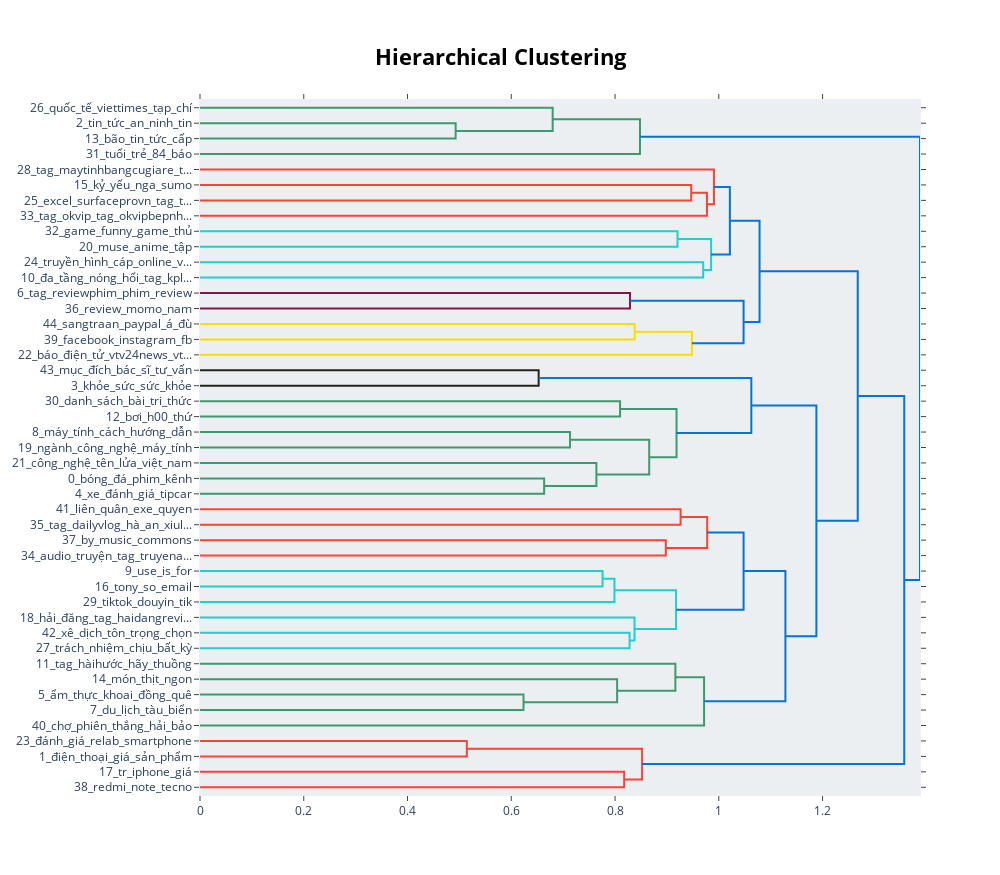

The cell this chart's notebook holds for it:
### Markdown cell above
# Agglomerative Clustering

### Code cell
from sklearn.cluster import AgglomerativeClustering
from sklearn.metrics import silhouette_score
from scipy.cluster.hierarchy import linkage, dendrogram
import matplotlib.pyplot as plt
from bertopic import BERTopic

# Agglomerative Clustering
print("=== Agglomerative Clustering (Hierarchical) ===")
agg = AgglomerativeClustering(
    n_clusters=best_k,          # dùng số cụm tốt nhất từ KMeans để đối chiếu
    metric='euclidean',        
    linkage='ward'              # phương pháp liên kết Ward 
)

agg_labels = agg.fit_predict(X)
agg_score = silhouette_score(X, agg_labels)
print(f"Agglomerative Clustering: {len(set(agg_labels))} cụm | silhouette={agg_score:.4f}")

# Vẽ dendrogram (500 điểm đầu)
print("\n=== Dendrogram trực quan cấu trúc phân cấp ===")
Z = linkage(X[:500], method='ward')
plt.figure(figsize=(10, 5))
dendrogram(Z, truncate_mode='level', p=5, no_labels=True)
plt.title("Cấu trúc phân cấp giữa các video (Agglomerative Dendrogram)")
plt.xlabel("Video samples")
plt.ylabel("Khoảng cách (Ward linkage)")
plt.show()

# Tạo và trực quan hóa cây chủ đề phân cấp bằng BERTopic
print("\n=== BERTopic Hierarchical Topics ===")
full_texts = pd.read_csv("stage1_desc_clean.csv", dtype=str)["description"].fillna("").tolist()

hier_topics = topic_model.hierarchical_topics(full_texts)
fig_hier = topic_model.visualize_hierarchy()

fig_hier.write_html("hierarchical_topics.html")
print("Saved interactive map: hierarchical_topics.html")
fig_hier.show()

### Figure 1 — Plotly figure (JSON) as saved in the notebook; plotly's stock layout.template omitted (floating-point values rounded to 4 significant figures)
{"data": [{"hoverinfo": "text", "marker": {"color": "rgb(61,153,112)"}, "mode": "lines", "type": "scatter", "x": [0.0, 0.4927, 0.4927, 0.0], "xaxis": "x", "y": [-15.0, -15.0, -25.0, -25.0], "yaxis": "y"}, {"hoverinfo": "text", "marker": {"color": "rgb(61,153,112)"}, "mode": "lines", "type": "scatter", "x": [0.0, 0.6798, 0.6798, 0.4927], "xaxis": "x", "y": [-5.0, -5.0, -20.0, -20.0], "yaxis": "y"}, {"hoverinfo": "text", "marker": {"color": "rgb(61,153,112)"}, "mode": "lines", "type": "scatter", "x": [0.6798, 0.8481, 0.8481, 0.0], "xaxis": "x", "y": [-12.5, -12.5, -35.0, -35.0], "yaxis": "y"}, {"hoverinfo": "text", "marker": {"color": "rgb(255,65,54)"}, "mode": "lines", "type": "scatter", "x": [0.0, 0.9468, 0.9468, 0.0], "xaxis": "x", "y": [-55.0, -55.0, -65.0, -65.0], "yaxis": "y"}, {"hoverinfo": "text", "marker": {"color": "rgb(255,65,54)"}, "mode": "lines", "type": "scatter", "x": [0.9468, 0.9771, 0.9771, 0.0], "xaxis": "x", "y": [-60.0, -60.0, -75.0, -75.0], "yaxis": "y"}, {"hoverinfo": "text", "marker": {"color": "rgb(255,65,54)"}, "mode": "lines", "type": "scatter", "x": [0.0, 0.9906, 0.9906, 0.9771], "xaxis": "x", "y": [-45.0, -45.0, -67.5, -67.5], "yaxis": "y"}, {"hoverinfo": "text", "marker": {"color": "rgb(35,205,205)"}, "mode": "lines", "type": "scatter", "x": [0.0, 0.9204, 0.9204, 0.0], "xaxis": "x", "y": [-85.0, -85.0, -95.0, -95.0], "yaxis": "y"}, {"hoverinfo": "text", "marker": {"color": "rgb(35,205,205)"}, "mode": "lines", "type": "scatter", "x": [0.0, 0.9699, 0.9699, 0.0], "xaxis": "x", "y": [-105.0, -105.0, -115.0, -115.0], "yaxis": "y"}, {"hoverinfo": "text", "marker": {"color": "rgb(35,205,205)"}, "mode": "lines", "type": "scatter", "x": [0.9204, 0.9851, 0.9851, 0.9699], "xaxis": "x", "y": [-90.0, -90.0, -110.0, -110.0], "yaxis": "y"}, {"hoverinfo": "text", "marker": {"color": "rgb(0,116,217)"}, "mode": "lines", "type": "scatter", "x": [0.9906, 1.021, 1.021, 0.9851], "xaxis": "x", "y": [-56.25, -56.25, -100.0, -100.0], "yaxis": "y"}, {"hoverinfo": "text", "marker": {"color": "rgb(133,20,75)"}, "mode": "lines", "type": "scatter", "x": [0.0, 0.8289, 0.8289, 0.0], "xaxis": "x", "y": [-125.0, -125.0, -135.0, -135.0], "yaxis": "y"}, {"hoverinfo": "text", "marker": {"color": "rgb(255,220,0)"}, "mode": "lines", "type": "scatter", "x": [0.0, 0.8378, 0.8378, 0.0], "xaxis": "x", "y": [-145.0, -145.0, -155.0, -155.0], "yaxis": "y"}, {"hoverinfo": "text", "marker": {"color": "rgb(255,220,0)"}, "mode": "lines", "type": "scatter", "x": [0.8378, 0.9482, 0.9482, 0.0], "xaxis": "x", "y": [-150.0, -150.0, -165.0, -165.0], "yaxis": "y"}, {"hoverinfo": "text", "marker": {"color": "rgb(0,116,217)"}, "mode": "lines", "type": "scatter", "x": [0.8289, 1.048, 1.048, 0.9482], "xaxis": "x", "y": [-130.0, -130.0, -157.5, -157.5], "yaxis": "y"}, {"hoverinfo": "text", "marker": {"color": "rgb(0,116,217)"}, "mode": "lines", "type": "scatter", "x": [1.021, 1.079, 1.079, 1.048], "xaxis": "x", "y": [-78.12, -78.12, -143.8, -143.8], "yaxis": "y"}, {"hoverinfo": "text", "marker": {"color": "rgb(40,35,35)"}, "mode": "lines", "type": "scatter", "x": [0.0, 0.6527, 0.6527, 0.0], "xaxis": "x", "y": [-175.0, -175.0, -185.0, -185.0], "yaxis": "y"}, {"hoverinfo": "text", "marker": {"color": "rgb(61,153,112)"}, "mode": "lines", "type": "scatter", "x": [0.0, 0.8097, 0.8097, 0.0], "xaxis": "x", "y": [-195.0, -195.0, -205.0, -205.0], "yaxis": "y"}, {"hoverinfo": "text", "marker": {"color": "rgb(61,153,112)"}, "mode": "lines", "type": "scatter", "x": [0.0, 0.7132, 0.7132, 0.0], "xaxis": "x", "y": [-215.0, -215.0, -225.0, -225.0], "yaxis": "y"}, {"hoverinfo": "text", "marker": {"color": "rgb(61,153,112)"}, "mode": "lines", "type": "scatter", "x": [0.0, 0.6633, 0.6633, 0.0], "xaxis": "x", "y": [-245.0, -245.0, -255.0, -255.0], "yaxis": "y"}, {"hoverinfo": "text", "marker": {"color": "rgb(61,153,112)"}, "mode": "lines", "type": "scatter", "x": [0.0, 0.7641, 0.7641, 0.6633], "xaxis": "x", "y": [-235.0, -235.0, -250.0, -250.0], "yaxis": "y"}, {"hoverinfo": "text", "marker": {"color": "rgb(61,153,112)"}, "mode": "lines", "type": "scatter", "x": [0.7132, 0.8659, 0.8659, 0.7641], "xaxis": "x", "y": [-220.0, -220.0, -242.5, -242.5], "yaxis": "y"}, {"hoverinfo": "text", "marker": {"color": "rgb(61,153,112)"}, "mode": "lines", "type": "scatter", "x": [0.8097, 0.9185, 0.9185, 0.8659], "xaxis": "x", "y": [-200.0, -200.0, -231.2, -231.2], "yaxis": "y"}, {"hoverinfo": "text", "marker": {"color": "rgb(0,116,217)"}, "mode": "lines", "type": "scatter", "x": [0.6527, 1.063, 1.063, 0.9185], "xaxis": "x", "y": [-180.0, -180.0, -215.6, -215.6], "yaxis": "y"}, {"hoverinfo": "text", "marker": {"color": "rgb(255,65,54)"}, "mode": "lines", "type": "scatter", "x": [0.0, 0.9263, 0.9263, 0.0], "xaxis": "x", "y": [-265.0, -265.0, -275.0, -275.0], "yaxis": "y"}, {"hoverinfo": "text", "marker": {"color": "rgb(255,65,54)"}, "mode": "lines", "type": "scatter", "x": [0.0, 0.8978, 0.8978, 0.0], "xaxis": "x", "y": [-285.0, -285.0, -295.0, -295.0], "yaxis": "y"}, {"hoverinfo": "text", "marker": {"color": "rgb(255,65,54)"}, "mode": "lines", "type": "scatter", "x": [0.9263, 0.9776, 0.9776, 0.8978], "xaxis": "x", "y": [-270.0, -270.0, -290.0, -290.0], "yaxis": "y"}, {"hoverinfo": "text", "marker": {"color": "rgb(35,205,205)"}, "mode": "lines", "type": "scatter", "x": [0.0, 0.7759, 0.7759, 0.0], "xaxis": "x", "y": [-305.0, -305.0, -315.0, -315.0], "yaxis": "y"}, {"hoverinfo": "text", "marker": {"color": "rgb(35,205,205)"}, "mode": "lines", "type": "scatter", "x": [0.7759, 0.7989, 0.7989, 0.0], "xaxis": "x", "y": [-310.0, -310.0, -325.0, -325.0], "yaxis": "y"}, {"hoverinfo": "text", "marker": {"color": "rgb(35,205,205)"}, "mode": "lines", "type": "scatter", "x": [0.0, 0.828, 0.828, 0.0], "xaxis": "x", "y": [-345.0, -345.0, -355.0, -355.0], "yaxis": "y"}, {"hoverinfo": "text", "marker": {"color": "rgb(35,205,205)"}, "mode": "lines", "type": "scatter", "x": [0.0, 0.8375, 0.8375, 0.828], "xaxis": "x", "y": [-335.0, -335.0, -350.0, -350.0], "yaxis": "y"}, {"hoverinfo": "text", "marker": {"color": "rgb(35,205,205)"}, "mode": "lines", "type": "scatter", "x": [0.7989, 0.9176, 0.9176, 0.8375], "xaxis": "x", "y": [-317.5, -317.5, -342.5, -342.5], "yaxis": "y"}, {"hoverinfo": "text", "marker": {"color": "rgb(0,116,217)"}, "mode": "lines", "type": "scatter", "x": [0.9776, 1.048, 1.048, 0.9176], "xaxis": "x", "y": [-280.0, -280.0, -330.0, -330.0], "yaxis": "y"}, {"hoverinfo": "text", "marker": {"color": "rgb(61,153,112)"}, "mode": "lines", "type": "scatter", "x": [0.0, 0.6236, 0.6236, 0.0], "xaxis": "x", "y": [-385.0, -385.0, -395.0, -395.0], "yaxis": "y"}, {"hoverinfo": "text", "marker": {"color": "rgb(61,153,112)"}, "mode": "lines", "type": "scatter", "x": [0.0, 0.804, 0.804, 0.6236], "xaxis": "x", "y": [-375.0, -375.0, -390.0, -390.0], "yaxis": "y"}, {"hoverinfo": "text", "marker": {"color": "rgb(61,153,112)"}, "mode": "lines", "type": "scatter", "x": [0.0, 0.9163, 0.9163, 0.804], "xaxis": "x", "y": [-365.0, -365.0, -382.5, -382.5], "yaxis": "y"}, {"hoverinfo": "text", "marker": {"color": "rgb(61,153,112)"}, "mode": "lines", "type": "scatter", "x": [0.9163, 0.9716, 0.9716, 0.0], "xaxis": "x", "y": [-373.8, -373.8, -405.0, -405.0], "yaxis": "y"}, {"hoverinfo": "text", "marker": {"color": "rgb(0,116,217)"}, "mode": "lines", "type": "scatter", "x": [1.048, 1.128, 1.128, 0.9716], "xaxis": "x", "y": [-305.0, -305.0, -389.4, -389.4], "yaxis": "y"}, {"hoverinfo": "text", "marker": {"color": "rgb(0,116,217)"}, "mode": "lines", "type": "scatter", "x": [1.063, 1.188, 1.188, 1.128], "xaxis": "x", "y": [-197.8, -197.8, -347.2, -347.2], "yaxis": "y"}, {"hoverinfo": "text", "marker": {"color": "rgb(0,116,217)"}, "mode": "lines", "type": "scatter", "x": [1.079, 1.268, 1.268, 1.188], "xaxis": "x", "y": [-110.9, -110.9, -272.5, -272.5], "yaxis": "y"}, {"hoverinfo": "text", "marker": {"color": "rgb(255,65,54)"}, "mode": "lines", "type": "scatter", "x": [0.0, 0.5142, 0.5142, 0.0], "xaxis": "x", "y": [-415.0, -415.0, -425.0, -425.0], "yaxis": "y"}, {"hoverinfo": "text", "marker": {"color": "rgb(255,65,54)"}, "mode": "lines", "type": "scatter", "x": [0.0, 0.8176, 0.8176, 0.0], "xaxis": "x", "y": [-435.0, -435.0, -445.0, -445.0], "yaxis": "y"}, {"hoverinfo": "text", "marker": {"color": "rgb(255,65,54)"}, "mode": "lines", "type": "scatter", "x": [0.5142, 0.8522, 0.8522, 0.8176], "xaxis": "x", "y": [-420.0, -420.0, -440.0, -440.0], "yaxis": "y"}, {"hoverinfo": "text", "marker": {"color": "rgb(0,116,217)"}, "mode": "lines", "type": "scatter", "x": [1.268, 1.357, 1.357, 0.8522], "xaxis": "x", "y": [-191.7, -191.7, -430.0, -430.0], "yaxis": "y"}, {"hoverinfo": "text", "marker": {"color": "rgb(0,116,217)"}, "mode": "lines", "type": "scatter", "x": [0.8481, 1.388, 1.388, 1.357], "xaxis": "x", "y": [-23.75, -23.75, -310.9, -310.9], "yaxis": "y"}], "layout": {"autosize": false, "height": 875, "hoverlabel": {"bgcolor": "white", "font": {"family": "Rockwell", "size": 16}}, "hovermode": "closest", "plot_bgcolor": "#ECEFF1", "showlegend": false, "title": {"font": {"color": "Black", "size": 22}, "text": "<b>Hierarchical Clustering</b>", "x": 0.5, "xanchor": "center", "yanchor": "top"}, "width": 1000, "xaxis": {"mirror": "allticks", "rangemode": "tozero", "showgrid": false, "showline": true, "showticklabels": true, "ticks": "outside", "type": "linear", "zeroline": false}, "yaxis": {"mirror": "allticks", "range": [-450, 0], "rangemode": "tozero", "showgrid": false, "showline": true, "showticklabels": true, "tickmode": "array", "ticks": "outside", "ticktext": ["26_quốc_tế_viettimes_tạp_chí", "2_tin_tức_an_ninh_tin", "13_bão_tin_tức_cấp", "31_tuổi_trẻ_84_báo", "28_tag_maytinhbangcugiare_t...", "15_kỷ_yếu_nga_sumo", "25_excel_surfaceprovn_tag_t...", "33_tag_okvip_tag_okvipbepnh...", "32_game_funny_game_thủ", "20_muse_anime_tập", "24_truyền_hình_cáp_online_v...", "10_đa_tầng_nóng_hổi_tag_kpl...", "6_tag_reviewphim_phim_review", "36_review_momo_nam", "44_sangtraan_paypal_á_đù", "39_facebook_instagram_fb", "22_báo_điện_tử_vtv24news_vt...", "43_mục_đích_bác_sĩ_tư_vấn", "3_khỏe_sức_sức_khỏe", "30_danh_sách_bài_tri_thức", "12_bơi_h00_thứ", "8_máy_tính_cách_hướng_dẫn", "19_ngành_công_nghệ_máy_tính", "21_công_nghệ_tên_lửa_việt_nam", "0_bóng_đá_phim_kênh", "4_xe_đánh_giá_tipcar", "41_liên_quân_exe_quyen", "35_tag_dailyvlog_hà_an_xiul...", "37_by_music_commons", "34_audio_truyện_tag_truyena...", "9_use_is_for", "16_tony_so_email", "29_tiktok_douyin_tik", "18_hải_đăng_tag_haidangrevi...", "42_xê_dịch_tôn_trọng_chọn", "27_trách_nhiệm_chịu_bất_kỳ", "11_tag_hàihước_hãy_thuồng", "14_món_thịt_ngon", "5_ẩm_thực_khoai_đồng_quê", "7_du_lịch_tàu_biển", "40_chợ_phiên_thắng_hải_bảo", "23_đánh_giá_relab_smartphone", "1_điện_thoại_giá_sản_phẩm", "17_tr_iphone_giá", "38_redmi_note_tecno"], "tickvals": [-5, -15, -25, -35, -45, -55, -65, -75, -85, -95, -105, -115, -125, -135, -145, -155, -165, -175, -185, -195, -205, -215, -225, -235, -245, -255, -265, -275, -285, -295, -305, -315, -325, -335, -345, -355, -365, -375, -385, -395, -405, -415, -425, -435, -445], "type": "linear", "zeroline": false}}}
